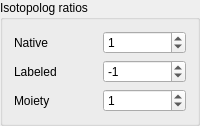
                        <widget class="QGroupBox" name="isotopologRatiosBox">
                         <property name="title">
                          <string>Isotopolog ratios</string>
                         </property>
                         <layout class="QGridLayout" name="gridLayout_47">
                          <item row="1" column="1">
                           <widget class="QSpinBox" name="calcIsoRatioNative_spinBox">
                            <property name="value">
                             <number>1</number>
                            </property>
                           </widget>
                          </item>
                          <item row="1" column="0">
                           <widget class="QLabel" name="label_70">
                            <property name="text">
                             <string>Native</string>
                            </property>
                           </widget>
                          </item>
                          <item row="2" column="0">
                           <widget class="QLabel" name="label_71">
                            <property name="text">
                             <string>Labeled</string>
                            </property>
                           </widget>
                          </item>
                          <item row="2" column="1">
                           <widget class="QSpinBox" name="calcIsoRatioLabelled_spinBox">
                            <property name="minimum">
                             <number>-99</number>
                            </property>
                            <property name="maximum">
                             <number>0</number>
                            </property>
                            <property name="singleStep">
                             <number>1</number>
                            </property>
                            <property name="value">
                             <number>-1</number>
                            </property>
                           </widget>
                          </item>
                          <item row="3" column="0">
                           <widget class="QLabel" name="label_72">
                            <property name="text">
                             <string>Moiety</string>
                            </property>
                           </widget>
                          </item>
                          <item row="3" column="1">
                           <widget class="QSpinBox" name="calcIsoRatioMoiety_spinBox">
                            <property name="value">
                             <number>1</number>
                            </property>
                           </widget>
                          </item>
                         </layout>
                        </widget>
